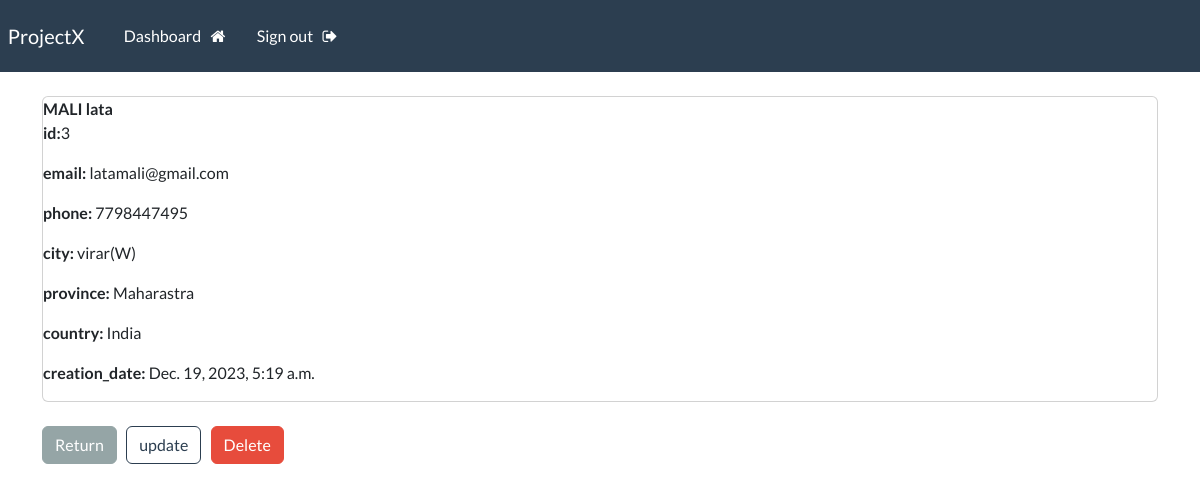
Page /view-record/3 (signed in) on the committed database.
### Student/models.py (models this page shows, shortened)
class Record(models.Model):
    creation_date = models.DateTimeField(auto_now_add=True)
    first_name = models.CharField(max_length=300)
    last_name = models.CharField(max_length=100)
    email = models.EmailField(max_length=100)
    phone = models.CharField(max_length=10)
    address = models.TextField(max_length=200)
    city = models.CharField(max_length=30)
    province = models.CharField(max_length=100)
    country = models.CharField(max_length=100)

### Student/views.py (the view)
# urls.py: path('view-record/<int:pk>', views.view_record,name='view-record'),
@login_required(login_url='my-login')
def view_record(request,pk):
    all_record = Record.objects.get(id=pk)
    context={'record':all_record}
    return render(request, 'Student/view-record.html',context=context)

### Student/templates/Student/view-record.html (shortened to what this page needs)
{% extends 'Student/base.html' %}
{% block content %}
    <div class="card">
        <Strong>
            {{record.last_name|upper}}
            {{record.first_name}}
        </Strong>
        <div>
            <p><strong>id:</strong>{{record.id}}</p>
            <p><strong>email: </strong>{{record.email}}</p>
            <p><strong>phone: </strong>{{record.phone}}</p>
            <p><strong>city: </strong>{{record.city}}</p>
            <p><strong>province: </strong>{{record.province}}</p>
            <p><strong>country: </strong>{{record.country}}</p>
            <p><strong>creation_date: </strong>{{record.creation_date}}</p>
        </div>
    </div>
    <br>
    <a href="{% url 'dashboard' %} " class="btn btn-secondary">Return</a>
    <a href="{% url 'update-record' record.id %}" class="btn btn-outline-primary">update</a>
    <a href="{% url 'delete-record' record.id %}" class="btn btn-danger">Delete</a>
{% endblock %}

### rows in the picture
Record: last_name "MALI", first_name "lata", id "3", email "latamali@gmail.com", phone "7798447495", city "virar(W)", province "Maharastra", country "India", creation_date "Dec. 19, 2023, 5:19 a.m."
